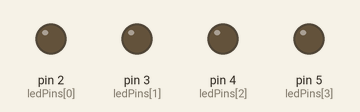
Simulated run of this sketch. Board: Arduino Uno, built with avr-gcc and run on an emulated ATmega328P. Parts: output pins drawn as LEDs (lit = HIGH).

Above: at 0.5 s.
At 2.5 s:
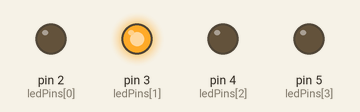
At 4.5 s:
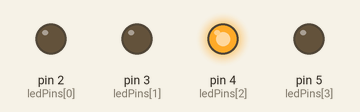
At 9.5 s:
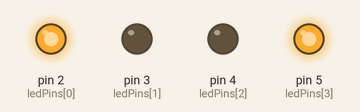
At 14.5 s:
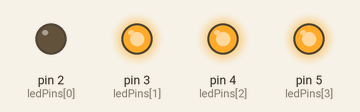
At 19.5 s:
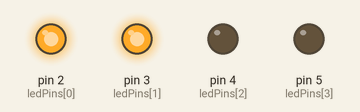
Timing chart, 0 to 20.8 s (numbered marks = the images above):
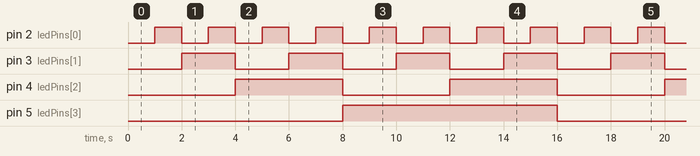

The sketch:

four_bit_loop.ino
```cpp
int ledPins[] = {2, 3, 4, 5}; // LSB to MSB

void setup() {
  // Set all pins as output
  for (int i = 0; i < 4; i++) {
    pinMode(ledPins[i], OUTPUT);
  }
}

void loop() {
  for (int count = 0; count < 16; count++) { // 0 to 15
    for (int i = 0; i < 4; i++) {
      int bit = (count >> i) & 1;  // Extract each bit
      digitalWrite(ledPins[i], bit);
    }
    delay(1000); // 1 second delay
  }
}
```

Measured:
- by itself, pin 2 (ledPins[0]): alternates HIGH for 1.0 s and LOW for 1.0 s
- by itself, pin 3 (ledPins[1]): alternates HIGH for 2.0 s and LOW for 2.0 s
- by itself, pin 4 (ledPins[2]): alternates HIGH for 4.0 s and LOW for 4.0 s
- by itself, pin 5 (ledPins[3]): alternates HIGH for 8.0 s and LOW for 8.0 s
